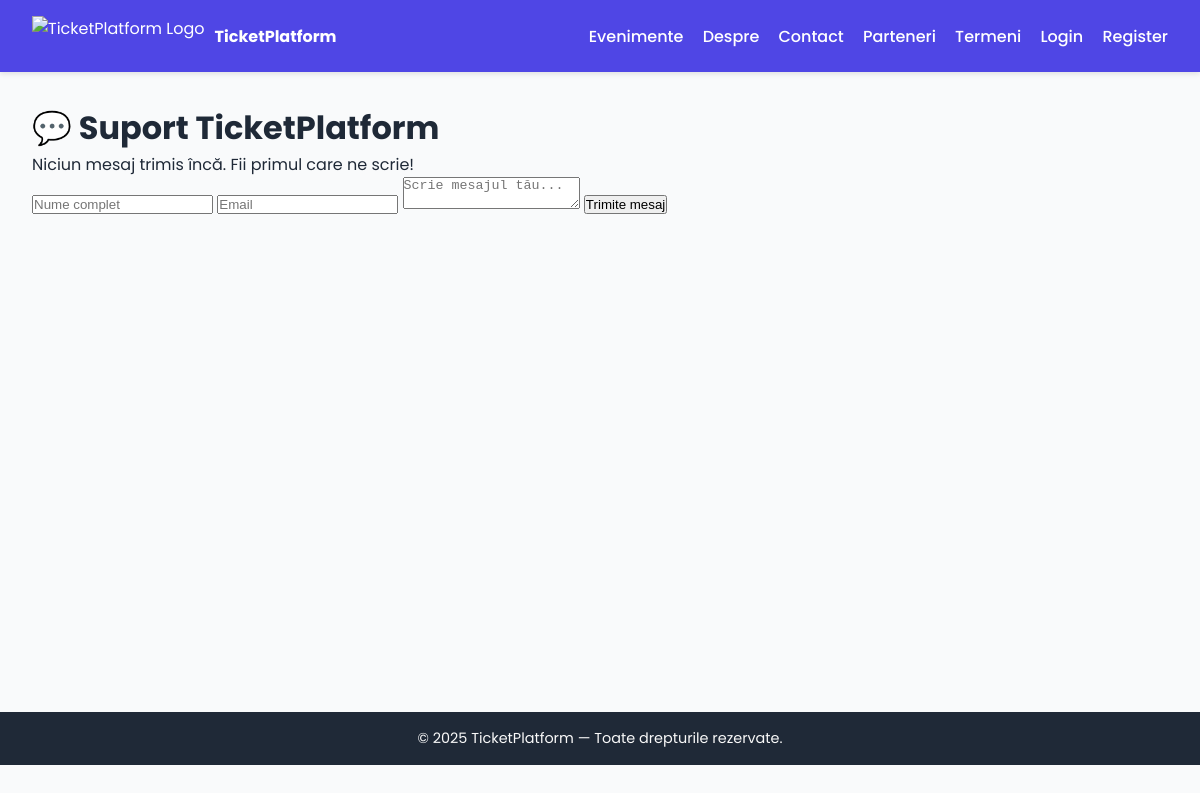
The app's page /contact/, older data.
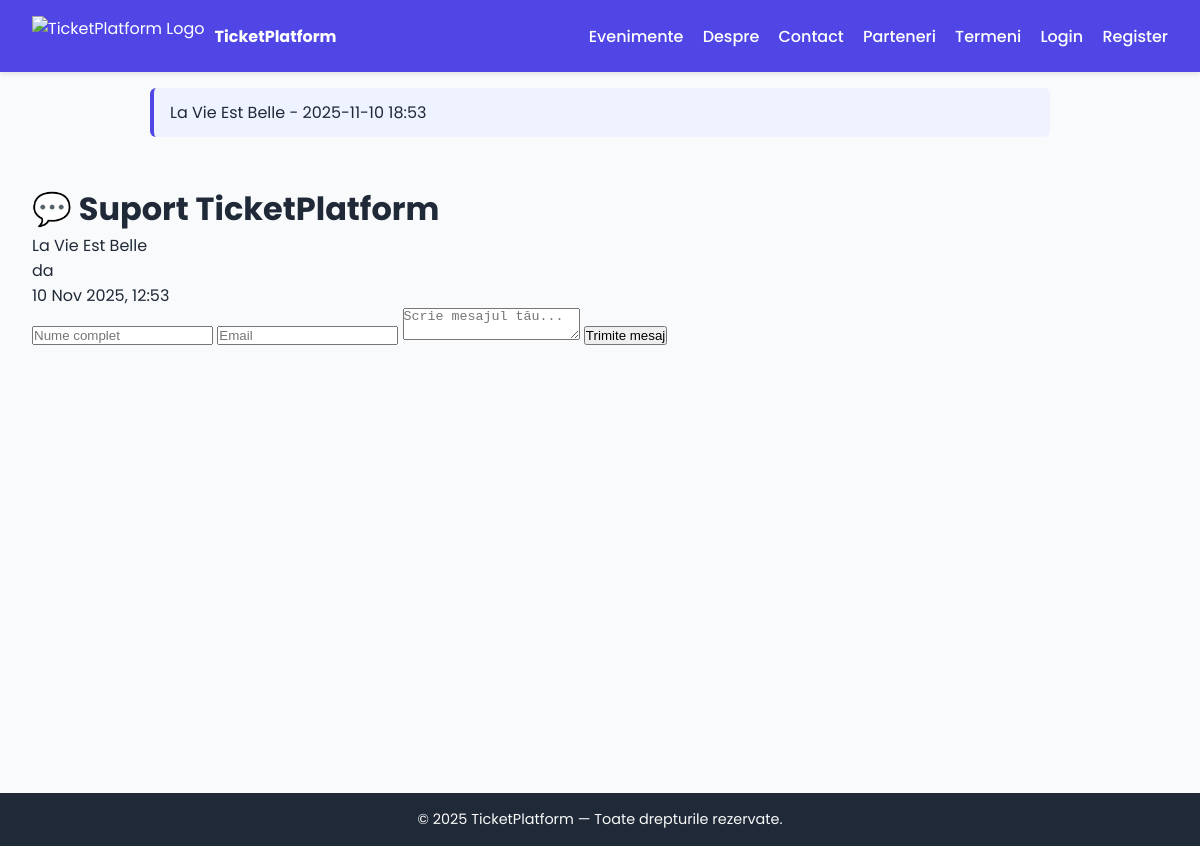
The same page, newer data.
### pages/models.py (models this page shows)
class SupportMessage(models.Model):
    name = models.CharField(max_length=100)
    email = models.EmailField()
    message = models.TextField()
    response = models.TextField(blank=True, null=True)
    is_support = models.BooleanField(default=False)  # True dacă mesajul e de la suport
    created_at = models.DateTimeField(default=timezone.now)
    class Meta:
        ordering = ['created_at']
    def __str__(self):
        return f"{self.name} - {self.created_at.strftime('%Y-%m-%d %H:%M')}"

### pages/views.py (the view, shortened to what this page needs)
# urls.py: path('contact/', views.contact, name='contact'),
def contact(request):
    messages = SupportMessage.objects.all().order_by('-created_at')
    return render(request, 'pages/contact.html', {'messages': messages})

### pages/templates/pages/contact.html (shortened to what this page needs)
{% extends 'base.html' %}
{% block content %}
<div class="max-w-3xl mx-auto mt-10 p-6 bg-white rounded-2xl shadow-md flex flex-col h-[80vh]">
    <h1 class="text-2xl font-bold mb-6 text-center text-indigo-700">💬 Suport TicketPlatform</h1>
    <div id="chatBox" class="flex-1 overflow-y-auto space-y-4 p-4 border rounded-lg bg-gray-50">
        {% for msg in messages %}
            <div class="flex {% if msg.is_support %}justify-start{% else %}justify-end{% endif %}">
                <div class="{% if msg.is_support %}bg-indigo-100 text-gray-800{% else %}bg-indigo-600 text-white{% endif %} p-3 rounded-xl max-w-xs break-words">
                    <p class="text-sm font-semibold">{{ msg.name }}</p>
                    <p>{{ msg.message }}</p>
                    <p class="text-xs text-gray-400 mt-1">{{ msg.created_at|date:"d M Y, H:i" }}</p>
                </div>
            </div>
        {% empty %}
            <p class="text-gray-500 text-center">Niciun mesaj trimis încă. Fii primul care ne scrie!</p>
        {% endfor %}
    </div>
    <form method="POST" class="mt-6 flex flex-col space-y-3">
        <input type="text" name="name" placeholder="Nume complet" required class="w-full border rounded-lg p-2 focus:ring-2 focus:ring-indigo-500 focus:outline-none">
        <input type="email" name="email" placeholder="Email" required class="w-full border rounded-lg p-2 focus:ring-2 focus:ring-indigo-500 focus:outline-none">
        <textarea name="message" placeholder="Scrie mesajul tău..." required class="w-full border rounded-lg p-2 h-24 focus:ring-2 focus:ring-indigo-500 focus:outline-none"></textarea>
        <button type="submit" class="w-full bg-indigo-600 text-white py-2 rounded-lg hover:bg-indigo-700 transition">
            Trimite mesaj
        </button>
    </form>
</div>
{% endblock %}

### templates/base.html (shortened to what this page needs)
<!DOCTYPE html>
{% load static %}
<html lang="ro">
<head>
    <link rel="stylesheet" href="https://cdnjs.cloudflare.com/ajax/libs/font-awesome/6.5.0/css/all.min.css">
</head>
<body>
<header>
    <div class="logo">
        <a href="/" style="display: flex; align-items: center; gap: 10px; color: white; text-decoration: none;">
            <img src="{% static 'events/img/logo.png' %}" alt="TicketPlatform Logo">
            <strong>TicketPlatform</strong>
        </a>
    </div>
    <nav id="navbar">
        <ul class="desktop">
            <li><a href="{% url 'events_list' %}">Evenimente</a></li>
            <li><a href="{% url 'about' %}">Despre</a></li>
            <li><a href="{% url 'contact' %}">Contact</a></li>
            <li><a href="{% url 'partners' %}">Parteneri</a></li>
            <li><a href="{% url 'terms' %}">Termeni</a></li>
            {% if user.is_authenticated %}
                {% if user.is_organizer %}
                    <li><a href="{% url 'my_events' %}">📋 Evenimentele mele</a></li>
                    <li><a href="{% url 'create_event' %}">➕ Creează Eveniment</a></li>
                {% elif user.is_participant %}
                    <li><a href="{% url 'my_tickets' %}">🎟️ Biletele mele</a></li>
                    <li><a href="{% url 'my_reservations' %}">📅 Rezervările mele</a></li>
                {% endif %}
                <li class="dropdown">
                    <a href="#"><i class="fa fa-user"></i> {{ user.username }}</a>
                    <div class="dropdown-content">
                        <a href="{% url 'profile' %}"><i class="fa fa-id-badge"></i> Profil</a>
                        <a href="{% url 'logout' %}"><i class="fa fa-right-from-bracket"></i> Logout</a>
                    </div>
                </li>
            {% else %}
                <li><a href="{% url 'login' %}">Login</a></li>
                <li><a href="{% url 'register' %}">Register</a></li>
            {% endif %}
        </ul>
    </nav>
</header>
{% if messages %}
<div class="messages">
    {% for message in messages %}
        <div>{{ message }}</div>
    {% endfor %}
</div>
{% endif %}
<main>
    {% block content %}{% endblock %}
</main>
<footer>
    <p>&copy; 2025 TicketPlatform — Toate drepturile rezervate.</p>
</footer>
</body>
</html>

Row changes from the older to the newer data that the page shows:
added SupportMessage: name+created_at "La Vie Est Belle - 2025-11-10 18:53", name "La Vie Est Belle", message "da", created_at "10 Nov 2025, 12:53"
Text that changed along with them:
text no longer shown: "Niciun mesaj trimis încă. Fii primul care ne scrie!"
